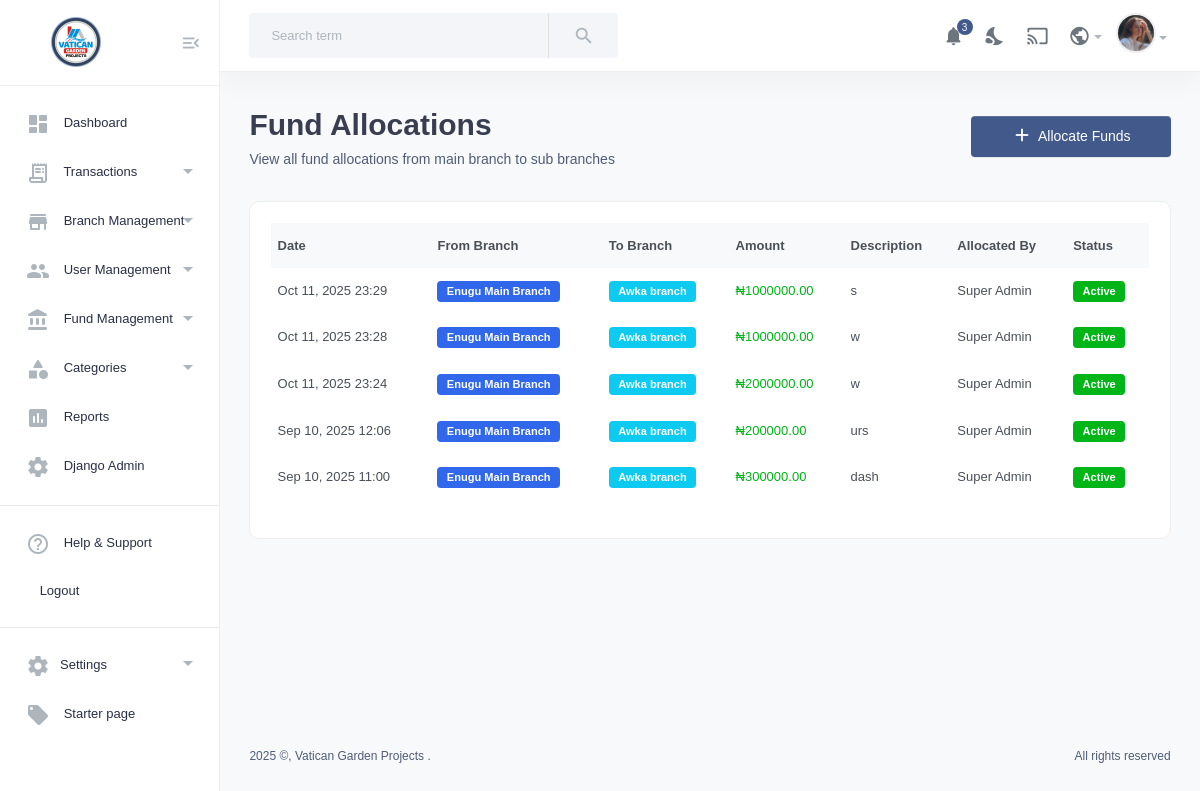
/fund-allocations/ (signed in), run on the app's committed database.
### account/models.py (models this page shows, shortened)
class FundAllocation(models.Model):
    from_branch = models.ForeignKey(Branch, on_delete=models.CASCADE, related_name='fund_allocations_made')
    to_branch = models.ForeignKey(Branch, on_delete=models.CASCADE, related_name='fund_allocations_received')
    amount = models.DecimalField(max_digits=15, decimal_places=2, validators=[MinValueValidator(0.01)])
    description = models.TextField()
    allocated_by = models.ForeignKey(User, on_delete=models.CASCADE)
    allocated_date = models.DateTimeField(auto_now_add=True)
    is_active = models.BooleanField(default=True)
    class Meta:
        ordering = ['-allocated_date']

class Branch(models.Model):
    BRANCH_TYPES = (
        ('main', 'Main Branch (Enugu)'),
        ('sub', 'Sub Branch'),
    )
    name = models.CharField(max_length=100)
    location = models.CharField(max_length=100)
    state = models.CharField(max_length=50)
    address = models.TextField()
    branch_type = models.CharField(max_length=10, choices=BRANCH_TYPES, default='sub')
    created_date = models.DateTimeField(auto_now_add=True)
    is_active = models.BooleanField(default=True)
    allocated_funds = models.DecimalField(max_digits=15, decimal_places=2, default=0)
    created_by = models.ForeignKey(User, on_delete=models.CASCADE, related_name='created_branches', null=True, blank=True)
    admins = models.ManyToManyField(User, related_name='managed_branches', blank=True)

class User(AbstractUser):
    USER_TYPES = (
        ('super_admin', 'Super Admin'),
        ('branch_admin', 'Branch Admin'),
    )
    user_type = models.CharField(max_length=20, choices=USER_TYPES, default='branch_admin')
    phone = models.CharField(max_length=15, blank=True)
    first_name = models.CharField(max_length=30)
    last_name = models.CharField(max_length=30)
    email = models.EmailField(unique=True)
    is_active = models.BooleanField(default=True)
    def get_full_name(self):
        return f"{self.first_name} {self.last_name}".strip()

### account/views.py (the view)
# urls.py: path('fund-allocations/', views.fund_allocations, name='fund_allocations'),
@login_required
def fund_allocations(request):
    if request.user.user_type != 'super_admin':
        messages.error(request, 'Only super admin can view fund allocations.')
        return redirect('dashboard')
    allocations = FundAllocation.objects.select_related(
        'from_branch', 'to_branch', 'allocated_by'
    ).order_by('-allocated_date')
    return render(request, 'fund_allocations.html', {'allocations': allocations})

### account/templates/fund_allocations.html (shortened to what this page needs)
{% extends 'base.html' %}
{% block content %}
<section class="content-main">
  <div class="content-header">
    <div>
      <h2 class="content-title card-title">Fund Allocations</h2>
      <p>View all fund allocations from main branch to sub branches</p>
    </div>
    <div>
      <a class="btn btn-primary" href="{% url 'allocate_funds' %}">
        <i class="material-icons md-add"></i>Allocate Funds
      </a>
    </div>
  </div>
  <div class="card">
    <div class="card-body">
      {% if allocations %}
        <div class="table-responsive">
          <table class="table table-hover align-middle">
            <thead class="table-light">
              <tr>
                <th>Date</th>
                <th>From Branch</th>
                <th>To Branch</th>
                <th>Amount</th>
                <th>Description</th>
                <th>Allocated By</th>
                <th>Status</th>
              </tr>
            </thead>
            <tbody>
              {% for allocation in allocations %}
              <tr>
                <td>{{ allocation.allocated_date|date:"M d, Y H:i" }}</td>
                <td>
                  <span class="badge bg-primary">{{ allocation.from_branch.name }}</span>
                </td>
                <td>
                  <span class="badge bg-info">{{ allocation.to_branch.name }}</span>
                </td>
                <td class="text-success">
                  <strong>₦{{ allocation.amount|floatformat:2 }}</strong>
                </td>
                <td>
                  <div class="text-truncate" style="max-width: 200px;" title="{{ allocation.description }}">
                    {{ allocation.description }}
                  </div>
                </td>
                <td>{{ allocation.allocated_by.get_full_name }}</td>
                <td>
                  {% if allocation.is_active %}
                    <span class="badge bg-success">Active</span>
                  {% else %}
                    <span class="badge bg-danger">Inactive</span>
                  {% endif %}
                </td>
              </tr>
              {% endfor %}
            </tbody>
          </table>
        </div>
      {% endif %}
    </div>
  </div>
</section>
{% endblock content %}

### account/static/assets/css/style.css (style rules this page uses)
html, body, div, span, applet, object, iframe, h1, h2, h3, h4, h5, h6, p, blockquote, pre, a, abbr, acronym, address, big, cite, code, del, dfn, em, img, ins, kbd, q, s, samp, small, strike, strong, sub, sup, tt, var, b, u, i, center, dl, dt, dd, ol, ul, li, fieldset, form, label, legend, table, caption, tbody, tfoot, thead, tr, th, td, article, aside, canvas, details, embed, figure, figcaption, footer, header, hgroup, menu, nav, output, ruby, section, summary, time, mark, audio, video { margin: 0; padding: 0; border: 0; font-size: 100%; font: inherit; vertical-align: baseline; }
thead { font-weight: 600; }
article, aside, details, figcaption, figure, footer, header, hgroup, menu, nav, section { display: block; }
body { line-height: 1; }
table { border-collapse: collapse; border-spacing: 0; }
::placeholder { color: #838383; }
table { font-size: 13px; color: #495058 !important; }
table thead { background: #f7f8f9; }
table thead th { padding: 10px 0; }
.table > :not(caption) > * > * { padding: 0.8rem 0.4rem; }
.table-light { color: #495058 !important; }
.bg-primary { background-color: rgba(66, 90, 139, 0.2); }
body { font-family: "DM Sans", sans-serif; font-size: 14px; font-style: normal; font-weight: 400; line-height: 1.5; color: #4f5d77; }
h1, h2, h3, h4, h5, h6 { font-family: "DM Sans", sans-serif; color: #495057; font-weight: 600; line-height: 1.5; }
h2 { font-size: 30px; }
p { font-size: 14px; font-weight: 400; line-height: 24px; margin-bottom: 5px; }
p:last-child { margin-bottom: 0; }
.card-title { color: #383e50 !important; }
.btn.btn-primary { font-size: 14px; font-weight: 500; padding: 10px 40px; color: #ffffff; border: none; background-color: #425a8b; border-radius: 4px; }
.btn.btn-primary i { color: #fff !important; margin-right: 5px; margin-top: -4px; }
.card { margin-bottom: 24px; box-shadow: none; border: 1px solid #eee; border-radius: 10px; transition-duration: 0.3s; overflow: hidden; }
body { position: relative; min-height: 100vh; overflow-x: hidden; }
.main-wrap .content-main { min-height: calc(100vh - 110px); }
.content-main { padding: 30px 3%; margin-left: auto; margin-right: auto; background-color: #f8f9fa; }
.content-header { display: flex; align-items: center; justify-content: space-between; margin-bottom: 30px; }
.content-header .content-title { margin-bottom: 0; }

### data on the page
FundAllocation: allocated_date "Oct 11, 2025 23:29", from_branch.name "Enugu Main Branch", to_branch.name "Awka branch", amount "1000000.00", description "s", allocated_by.get_full_name "Super Admin", is_active "Active"
FundAllocation: allocated_date "Oct 11, 2025 23:28", from_branch.name "Enugu Main Branch", to_branch.name "Awka branch", amount "1000000.00", description "w", allocated_by.get_full_name "Super Admin", is_active "Active"
FundAllocation: allocated_date "Oct 11, 2025 23:24", from_branch.name "Enugu Main Branch", to_branch.name "Awka branch", amount "2000000.00", description "w", allocated_by.get_full_name "Super Admin", is_active "Active"
FundAllocation: allocated_date "Sep 10, 2025 12:06", from_branch.name "Enugu Main Branch", to_branch.name "Awka branch", amount "200000.00", description "urs", allocated_by.get_full_name "Super Admin", is_active "Active"
FundAllocation: allocated_date "Sep 10, 2025 11:00", from_branch.name "Enugu Main Branch", to_branch.name "Awka branch", amount "300000.00", description "dash", allocated_by.get_full_name "Super Admin", is_active "Active"
